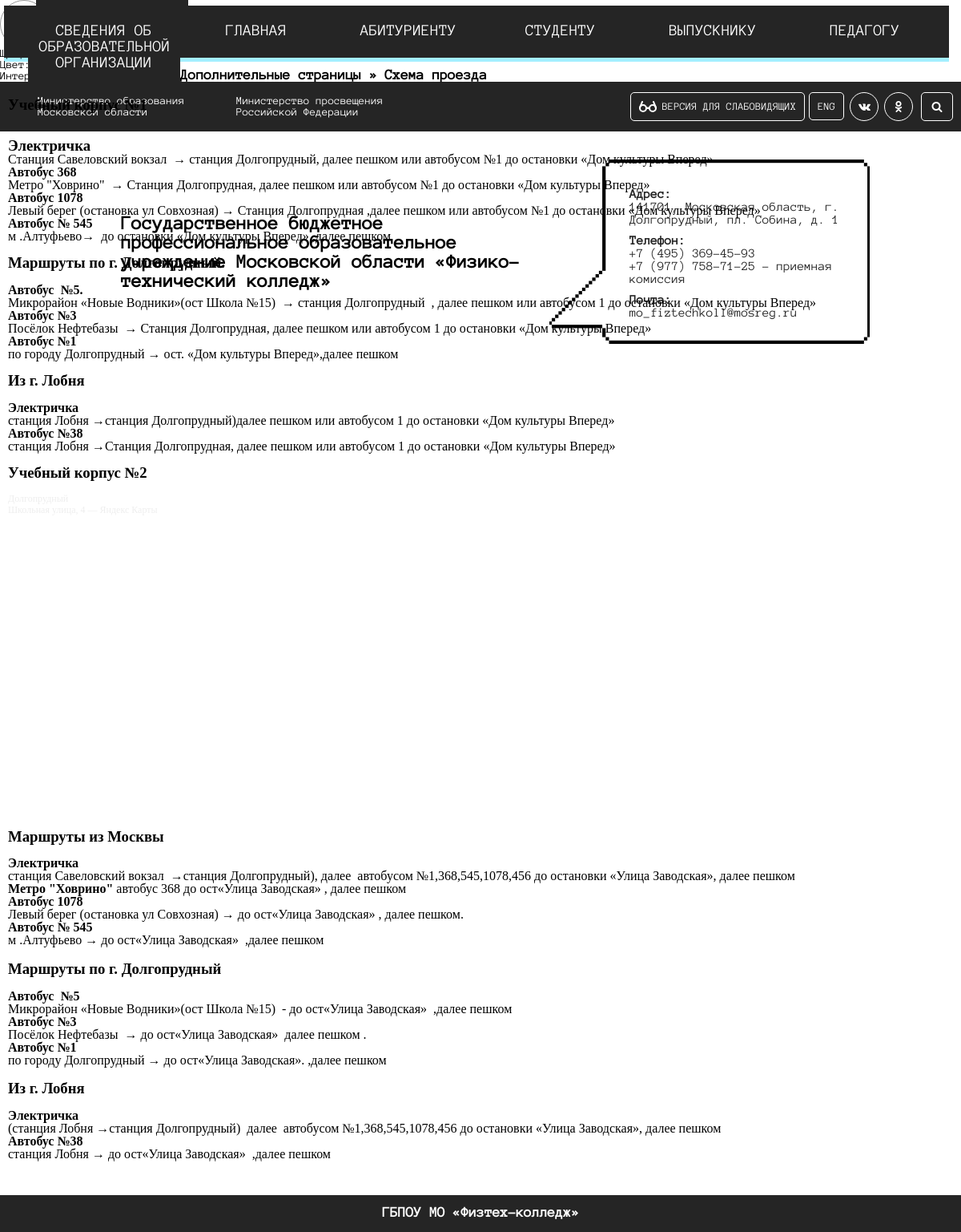
The page /driving-directions on the database its author committed.
### apptexro/models.py (models this page shows, shortened)
class Blockinfoaboutcollege(models.Model):
    title_college = models.TextField(
        'Имя организации',
        null=False,
    )
    logo_img = models.ImageField(
        blank=True,
        null=True,
        upload_to="imgesheaders",
        verbose_name="Логотип колледжа"
    )
    address = models.TextField(
        'Адресс колледжа',
        null=False
    )
    phone_one = models.CharField(
        'Номер телефона №1',
        max_length=50,
        null=False,
    )
    phone_two = models.CharField(
        'Номер телефона №2',
        max_length=50,
        blank=True, null=True,
    )
    email = models.CharField(
        'Электронная почта',
        max_length=100,
        blank=True, null=True,
    )
    link_vk = models.CharField(
        'Вконтакте',
        max_length=500,
        blank=True, null=True,
    )
    link_instagram = models.CharField(
        'Instagram',
        max_length=500,
        blank=True, null=True,
    )
    link_facebook = models.CharField(
        'Facebook',
        max_length=500,
        blank=True, null=True,
    )
    link_odnoklassniki = models.CharField(
        'Одноклассники',
        max_length=500,
        blank=True, null=True,
    )
    link_youtube = models.CharField(
        'YouTube',
        max_length=500,
        blank=True, null=True,
    )
    end_header_colg = models.CharField(
        'Конец страницы',
        max_length=100,
        blank=True, null=True,
    )
    marquee = models.TextField(
        'Бегущая строка',
        blank=True, null=True,
    )
    class Meta:
        verbose_name = ("Панель управления основной инф. (header)")
        verbose_name_plural = ("Панель управления основной инф. (header)")

### apptexro/views.py (the view)
# urls.py: path('driving-directions', views.DrivDiric, name='drivdiric'),
def DrivDiric(request):
    _BICollege = Blockinfoaboutcollege.objects.get(id=1)
    data = {
        'LogoImg': _BICollege.logo_img.url,
        'TitleCollege': _BICollege.title_college,
        'Address': _BICollege.address,
        'PhoneOne': _BICollege.phone_one,
        'PhoneTwo': _BICollege.phone_two,
        'Email': _BICollege.email,
        'LinkVk': _BICollege.link_vk,
        'LinkInstagram': _BICollege.link_instagram,
        'LinkFacebook': _BICollege.link_facebook,
        'LinkOdnoklassniki': _BICollege.link_odnoklassniki,
        'LinkYouTube': _BICollege.link_youtube,
        'EndHeaderColg': _BICollege.end_header_colg,
        'TitleSite': 'Схема проезда',
        'URL': 'd-site',
        'PanelSite_block1': Addurlvet.objects.all().order_by('id'),
        'PanelSite_block2': Addurlmain.objects.all().order_by('id'),
        'PanelSite_block3': Addurlentrant.objects.all().order_by('id'),
        'PanelSite_block4': Addurlstudent.objects.all().order_by('id'),
        'PanelSite_block5': Addurlgraduate.objects.all().order_by('id'),
        'PanelSite_block6': Addurlteacher.objects.all().order_by('id'),
    }
    return render(request, 'apptexro/DrivingDirections.html', data)

### appentrant/models.py (called while the page is built)
    def __str__(self):
        return self.name_link

### apptexro/templates/apptexro/DrivingDirections.html (shortened to what this page needs)
{% extends "apptexro/baseshw.html" %}
{% load static %}
{% block container_linkcheck %}
    <section class="nw container__content">
        <p style="font-weight: 800;" class="title__Control__panel global__color"><a style="color: #000;" href="/panl/d-site">Дополнительные страницы</a> » {{TitleSite}}</p>
    </section>
    {% endblock %}
    {% block container_content %}
    <section class="nw container__content global__color" style="font-family: 'Montserrat'; font-size:16px;">
        <h3>Учебный корпус №1</h3>
        <p>&nbsp;</p>
        <p><br />
        <h3 style="font-weight: 600;">Электричка</h3></p>
        <p>Станция Савеловский вокзал &nbsp;&rarr; станция Долгопрудный, далее пешком или автобусом №1 до остановки &laquo;Дом культуры Вперед&raquo;</p>
        <p><strong style="font-weight: 600;">Автобус 368</strong><br />
        Метро &quot;Ховрино&quot; &nbsp;&rarr; Станция Долгопрудная, далее пешком или автобусом №1 до остановки &laquo;Дом культуры Вперед&raquo; &nbsp;<br />
        <strong style="font-weight: 600;">Автобус 1078</strong><br />
        Левый берег (остановка ул Совхозная) &rarr; Станция Долгопрудная ,далее пешком или автобусом №1 до остановки &laquo;Дом культуры Вперед&raquo; &nbsp;<br />
        <strong style="font-weight: 600;">Автобус № 545</strong><br />
        м .Алтуфьево&rarr; &nbsp;до остановки &laquo;Дом культуры Вперед&raquo; ,далее пешком&nbsp;</p>
        <p>&nbsp;</p>
        <h3>Маршруты по г. Долгопрудный.</h3>
        <p><br />
        <strong style="font-weight: 600;">Автобус &nbsp;№5.</strong><br />
        Микрорайон &laquo;Новые Водники&raquo;(ост Школа №15) &nbsp;&rarr; станция Долгопрудный &nbsp;, далее пешком или автобусом 1 до остановки &laquo;Дом культуры Вперед&raquo; &nbsp; &nbsp;</p>
        <p><strong style="font-weight: 600;">Автобус №3&nbsp;</strong><br />
        Посёлок Нефтебазы &nbsp;&rarr; Станция Долгопрудная, далее пешком или автобусом 1 до остановки &laquo;Дом культуры Вперед&raquo; &nbsp;<br />
        <strong style="font-weight: 600;">Автобус №1</strong><br />
        по городу Долгопрудный &rarr; ост. &laquo;Дом культуры Вперед&raquo;,далее пешком &nbsp;</p>
        <p>&nbsp;</p>
        <h3>Из г. Лобня</h3>
        <p>&nbsp;</p>
        <p><strong style="font-weight: 600;">Электричка</strong></p>
        <p>станция Лобня &rarr;станция Долгопрудный)далее пешком или автобусом 1 до остановки &laquo;Дом культуры Вперед&raquo; &nbsp;<br />
        <strong style="font-weight: 600;">Автобус №38</strong><br />
        станция Лобня &rarr;Станция Долгопрудная, далее пешком или автобусом 1 до остановки &laquo;Дом культуры Вперед&raquo; &nbsp;</p>
        <p>&nbsp;</p>
        <h3>Учебный корпус №2</h3>
        <p>&nbsp;</p>
        <div style="position:relative;overflow:hidden;"><a href="https://yandex.ru/maps/214/dolgoprudniy/?utm_medium=mapframe&utm_source=maps" style="color:#eee;font-size:12px;position:absolute;top:0px;">Долгопрудный</a><a href="https://yandex.ru/maps/214/dolgoprudniy/house/shkolnaya_ulitsa_4/Z04Ycg9mS0MBQFtvfXV1eX9iZQ==/?from=mapframe&ll=37.485675%2C55.948400&source=mapframe&utm_medium=mapframe&utm_source=maps&z=17.93" style="color:#eee;font-size:12px;position:absolute;top:14px;">Школьная улица, 4 — Яндекс Карты</a><iframe src="https://yandex.ru/map-widget/v1/-/CCUByVxupC" width="560" height="400" frameborder="1" allowfullscreen="true" style="position:relative;"></iframe></div>
        <p>&nbsp;</p>
        <h3>Маршруты из Москвы</h3>
        <p><br />
        <strong style="font-weight: 600;">Электричка</strong></p>
        <p>станция Савеловский вокзал &nbsp;&rarr;станция Долгопрудный), далее &nbsp;автобусом №1,368,545,1078,456 до остановки &laquo;Улица Заводская&raquo;, далее пешком&nbsp;<br />
        <strong style="font-weight: 600;">Метро &quot;Ховрино&quot;</strong> автобус 368 до ост&laquo;Улица Заводская&raquo; , далее пешком &nbsp;&nbsp;<br />
        <strong style="font-weight: 600;">Автобус 1078</strong><br />
        Левый берег (остановка ул Совхозная) &rarr; до ост&laquo;Улица Заводская&raquo; , далее пешком. &nbsp;&nbsp;<br />
        <strong style="font-weight: 600;">Автобус № 545</strong><br />
        м .Алтуфьево &rarr; до ост&laquo;Улица Заводская&raquo; &nbsp;,далее пешком&nbsp;</p>
        <h3>&nbsp;</h3>
        <h3>Маршруты по г. Долгопрудный</h3>
        <p><br />
        <strong style="font-weight: 600;">Автобус &nbsp;№5</strong><br />
        Микрорайон &laquo;Новые Водники&raquo;(ост Школа №15) &nbsp;- до ост&laquo;Улица Заводская&raquo; &nbsp;,далее пешком &nbsp; &nbsp;<br />
        <strong style="font-weight: 600;">Автобус №3&nbsp;</strong><br />
        Посёлок Нефтебазы &nbsp;&rarr; до ост&laquo;Улица Заводская&raquo; &nbsp;далее пешком . &nbsp;<br />
        <strong style="font-weight: 600;">Автобус №1</strong><br />
        по городу Долгопрудный &rarr; до ост&laquo;Улица Заводская&raquo;. ,далее пешком &nbsp;</p>
        <h3>&nbsp;</h3>
        <h3>Из г. Лобня</h3>
        <p><br />
        <strong style="font-weight: 600;">Электричка</strong></p>
        <p>(станция Лобня &rarr;станция Долгопрудный) &nbsp;далее &nbsp;автобусом №1,368,545,1078,456 до остановки &laquo;Улица Заводская&raquo;, далее пешком<br />
        <strong style="font-weight: 600;">Автобус №38</strong><br />
        станция Лобня &rarr; до ост&laquo;Улица Заводская&raquo; &nbsp;,далее пешком&nbsp;</p>
        <p>&nbsp;</p>
    </section>
{% endblock %}

### apptexro/templates/apptexro/baseshw.html (shortened to what this page needs)
{% load static %}
<!DOCTYPE html>
<html lang="ru">
<head>
    <link rel="stylesheet" href="https://cdnjs.cloudflare.com/ajax/libs/font-awesome/4.7.0/css/font-awesome.min.css">
    <link rel="stylesheet" href="{% static 'apptexro/css/styleshablone.css' %}">
    <link rel="stylesheet" href="{% static 'apptexro/css/font.css' %} ">
    <link rel="stylesheet" href="{% static 'apptexro/css/stylemain.css' %}">
    <link rel="stylesheet" href="{% static 'apptexro/css/owl.carousel.min.css' %}">
    <link rel="stylesheet" href="{% static 'apptexro/css/crollbar.css' %}">
    <link rel="stylesheet" href="{% static 'apptexro/css/owl.theme.default.min.css' %}">
</head>
<body>
    <div class="header__vrs">
        <div class="div__vrs">
            Шрифт:
            <button class="df disg__font-siz1">A</button>
            <button class="df disg__font-siz2">A</button>
            <button class="df disg__font-siz3">A</button>
        </div>
        <div class="div__vrs">
            Цвет:
            <button class="df disg__font1">A</button>
            <button class="df disg__font2">A</button>
            <button class="df disg__font3">A</button>
        </div>
        <div class="div__vrs">
            Интервал:
            <button class="df disg__font-init1">+N</button>
            <button class="df disg__font-init2">+S</button>
            <button class="df disg__font-init3">+V</button>
        </div>
    </div>
    <header class="header__stick">
        <div class="container header__content">
            <div class="ministry__info header__content">
                <div class="ministry">
                    <a href="https://mo.mosreg.ru/" class="text_ministry" target="_blank">Министерство образования Московской области</a>
                </div>
                <div class="ministry">
                    <a href="https://edu.gov.ru/" class="text_ministry" target="_blank">Министерство просвещения Российской Федерации</a>
                </div>
            </div>
            <div class="header__content">
                <ul class="menu">
                    <li class="menu__list"><button type="submit" class="version__visually__btn vrs__open"><img src="{% static 'apptexro/img/glasses.svg' %}" alt=""> ВЕРСИЯ ДЛЯ СЛАБОВИДЯЩИХ</button></li>
                    <li class="menu__list"><button type="submit" class="language__btn" onclick="window.location.href = 'https://translate.google.ru/translate?sl=ru&tl=en&js=y&prev=_t&hl=ru&ie=UTF-8&u=test.phystech.pro';">ENG</button></li>
                    {% if not LinkVk == None  %}
                        <li class="menu__list"><a href="{{LinkVk}}"><i class="fa fa-vk" aria-hidden="true" target="_blank"></a></i></li>
                    {% endif %}
                    {% if not LinkOdnoklassniki == None  %}
                        <li class="menu__list"><a href="{{LinkOdnoklassniki}}"><i class="fa fa-odnoklassniki" aria-hidden="true" target="_blank"></a></i></li>
                    {% endif %}
                    <li class="menu__list"><i class="fa fa-search open__popup__sher" id="a-search" aria-hidden="true"></i></li>
                </ul>
            </div>
        </div>
    </header>
    <section class="container info_college cntinf_y">
        <div class="margin__logo container section__block__content">
            <div class="section__block__content">
                <a href="/"><img class="logo_phpro" src="{{MEDIA_URL}}{{LogoImg}}" alt=""></a>
            </div>
            <div class="margin__title section__block__content">
                <p class="title__college">{{TitleCollege}}</p>
            </div>
            <div class="margin__contact__info section__block__content">
                <div class="contact-info">
                    <div class="contact-info-adres">
                        {% if not Address == None  %}
                            <p class="contact-info-adres-text">Адрес:</p>
                            <p class="contact-info-adres-text-small">{{Address}}</p>
                        {% endif %}
                        <p class="contact-info-adres-phone">Телефон:</p>
                        {% if not PhoneOne == None  %}
                            <p>{{PhoneOne}}</p>
                        {% endif %}
                        {% if not PhoneTwo == None  %}
                            <p>{{PhoneTwo}}</p>
                        {% endif %}
                        {% if not Email == None  %}
                            <p class="contact-info-adres-email">Почта:</p>
                            <p>{{Email}}</p>
                        {% endif %}
                    </div>
                </div>
            </div>
        </div>
    </section>
    <section class="margin__menu container">
        {% include "apptexro/NavigationFixed.html" %}
        <nav role="navigation__sh" class="navigation__sh">
            <div class="nav-pos topmenu">
                <ul class="ul">
                    <li class="li"><a class="a main__text__menu" href="#" aria-haspopup="true">СВЕДЕНИЯ ОБ ОБРАЗОВАТЕЛЬНОЙ ОРГАНИЗАЦИИ</a>
                    </li>
                    <li class="li"><a class="a main__text__menu" href="#" aria-haspopup="true">ГЛАВНАЯ</a>
                    </li>
                    <li class="li"><a class="a main__text__menu" href="#" aria-haspopup="true">АБИТУРИЕНТУ</a>
                    </li>
                    <li class="li"><a class="a main__text__menu" href="#" aria-haspopup="true">СТУДЕНТУ</a>
                    </li>
                    <li class="li"><a class="a main__text__menu" href="#" aria-haspopup="true">ВЫПУСКНИКУ</a>
                    </li>
                    <li class="li"><a class="a main__text__menu" href="#" aria-haspopup="true">ПЕДАГОГУ</a>
                    </li>
                </ul>
            </div>
        </nav>
    </section>
    {% block container_linkcheck %}{% endblock %}
    {% block container_content %}{% endblock %}
    <header  class="block__header__end">
        {% if not EndHeaderColg == None  %}
            <p class="title__end">{{EndHeaderColg}}</p>
        {% endif %}
    </header>
</body>
</html>

### apptexro/static/apptexro/css/styleshablone.css (style rules this page uses)
.navigation__sh { margin-top: -70px; font-family: 'AnonymousPro-Regular'; }
.container__content { width: 1200px; margin: 0 auto; margin-top: 20px; }
.title__Control__panel { font-size: 18px; font-weight: 400; }
@media screen and (max-width:1300px) { .container, .container__content { width: 1250px; } }
@media screen and (max-width:1250px) { .container, .container__content { width: 1200px; } }
@media screen and (max-width:1200px) { .container, .container__content { width: 1180px; } }
@media screen and (max-width:1200px) { .navigation__sh { margin-left: -10px; } }

### rows shown on the page
Blockinfoaboutcollege: title_college "Государственное бюджетное профессиональное образовательное учреждение Московской области «Физико-технический колледж»", address "141701, Московская область, г. Долгопрудный, пл. Собина, д. 1", phone_one "+7 (495) 369-45-93", phone_two "+7 (977) 758-71-25 - приемная комиссия", email "mo_fiztechkoll@mosreg.ru", end_header_colg "ГБПОУ МО «Физтех-колледж»"

### other values the page prints
{{ TitleSite }} "Схема проезда"
